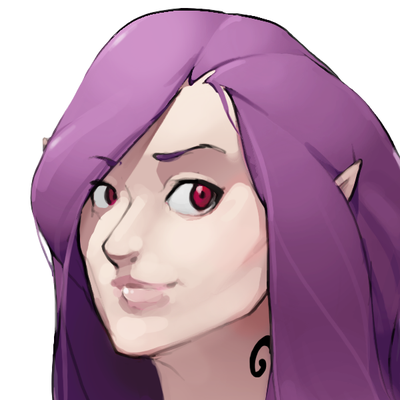
#> input picture 9-Blurring operation with laplace/kolala.png, 400 x 400 px
$ python main.py
#> lines starting #> are read from the running program, lines starting #| are printed output that depends on the picture
"""
@file laplace_demo.py
@brief Sample code showing how to detect edges using the Laplace operator
"""
import sys
import cv2 as cv
def main():
    # [variables]
    # Declare the variables we are going to use
    ddepth = cv.CV_16S
    kernel_size = 3
    window_name = "Laplace Demo"
    # [variables]
    # [load]
    imageName = "./kolala.png"
    src = cv.imread(cv.samples.findFile(imageName), cv.IMREAD_COLOR) # Load an image
#> src is the input picture: shape (400, 400, 3); mean B, G, R 169.1, 145.7, 181
    # Check if image is loaded fine
    if src is None:
        print ('Error opening image')
        print ('Program Arguments: [image_name -- default lena.jpg]')
        return -1
    # [load]
    # [reduce_noise]
    # Remove noise by blurring with a Gaussian filter
    src = cv.GaussianBlur(src, (3, 3), 0)
    # [reduce_noise]
    # [convert_to_gray]
    # Convert the image to grayscale
    src_gray = cv.cvtColor(src, cv.COLOR_BGR2GRAY)
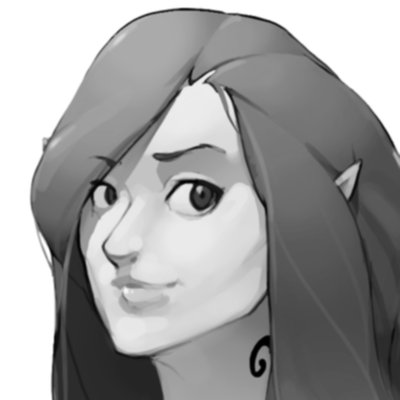
#> src_gray: shape (400, 400); min 0, max 255, mean 158.9
    # [convert_to_gray]
    # Create Window
    cv.namedWindow(window_name, cv.WINDOW_AUTOSIZE)
    # [laplacian]
    # Apply Laplace function
    dst = cv.Laplacian(src_gray, ddepth, ksize=kernel_size)
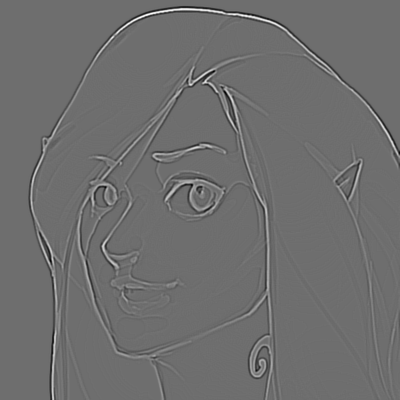
#> dst: shape (400, 400) int16; min -352, max 460, mean 0; drawn with min black and max white
    # [laplacian]
    # [convert]
    # converting back to uint8
    abs_dst = cv.convertScaleAbs(dst)
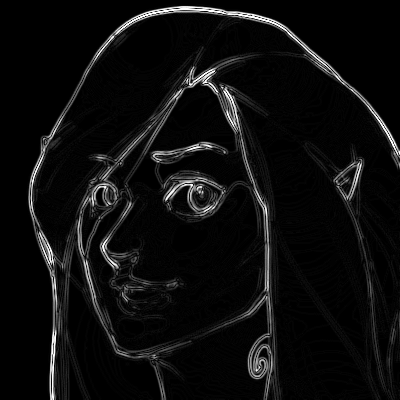
#> abs_dst: shape (400, 400); min 0, max 255, mean 13.6
    # [convert]
    # [display]
    cv.imshow(window_name, abs_dst)
    cv.waitKey(0)
    # [display]
    return 0
if __name__ == "__main__":
    main()
